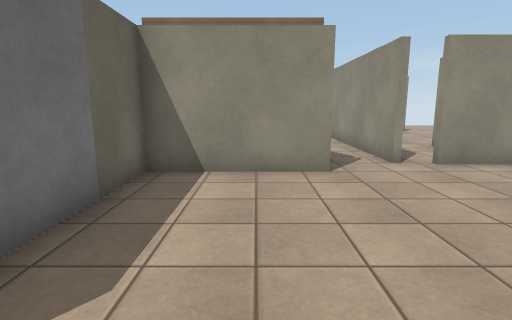
View 1 (above)

23 first-person views from a walk through a Unity game level. The camera is 1.4 m above the floor, tilts 10° down and sees 80° across. The floor is counted in squares, 1 m on a side. Each view is taken from the middle of a square. On the plan, view 1 faces up. The plan holds only what a view shows up to about 14 squares ahead; the rest is blank. Some animated figures are left out. Surface patterns are stand-ins for the level's own textures.

View 2
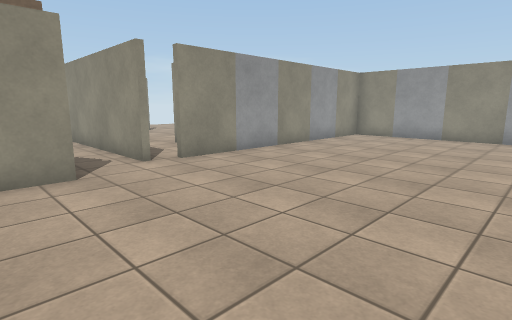

View 3
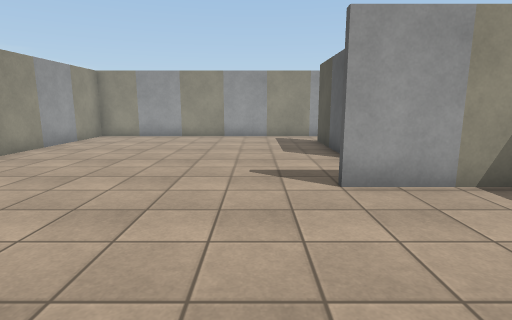

View 4
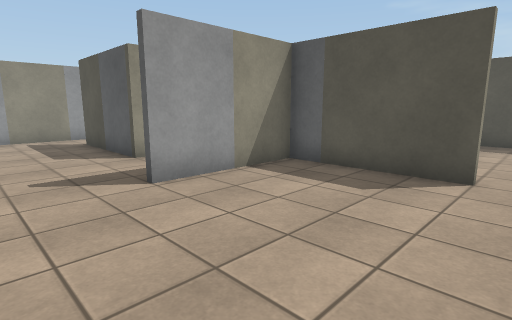

View 5
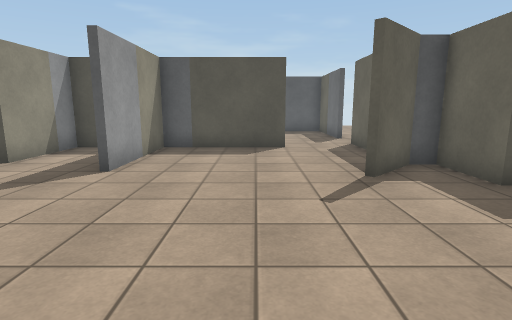

View 6
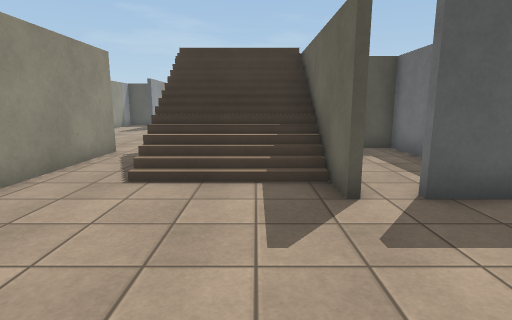

View 7
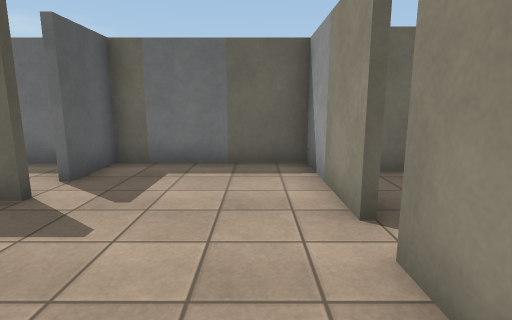

View 8
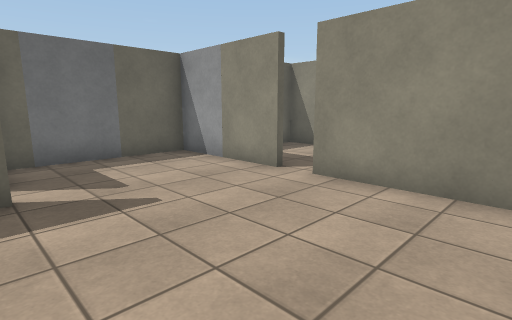

View 9
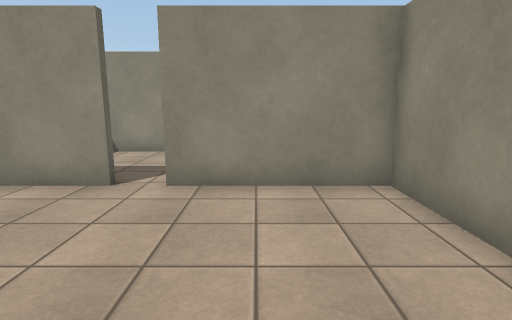

View 10
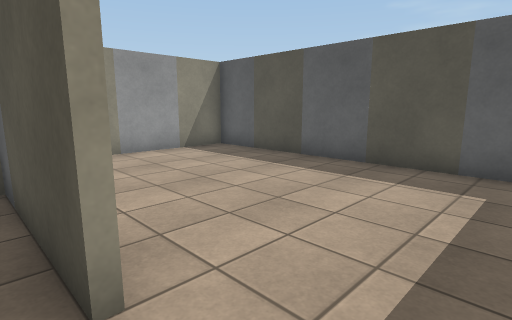

View 11
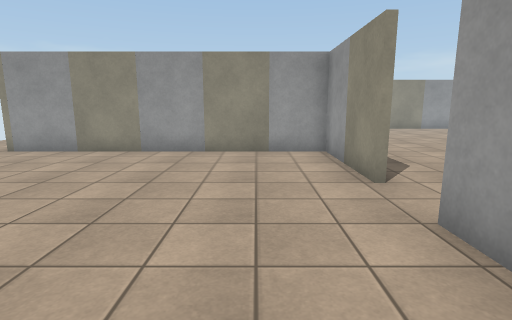

View 12
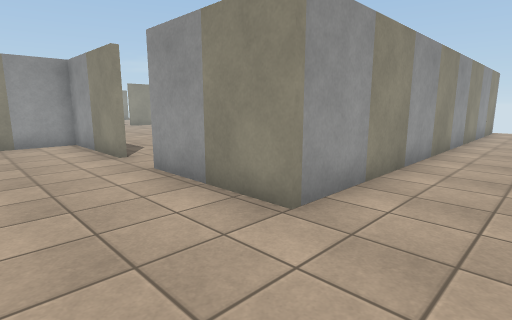

View 13
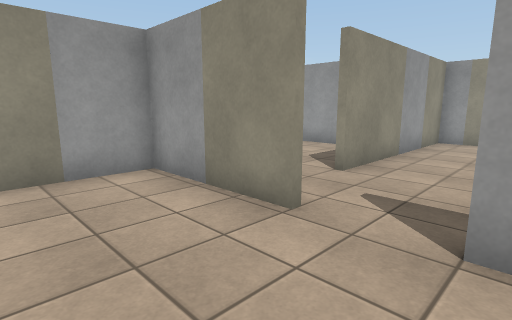

View 14
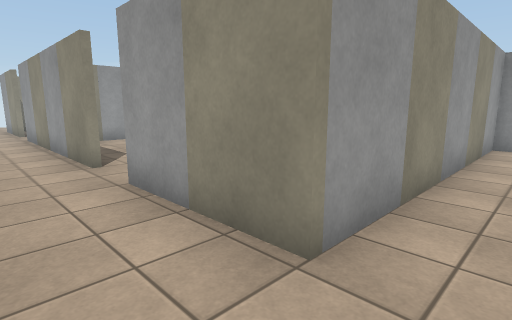

View 15
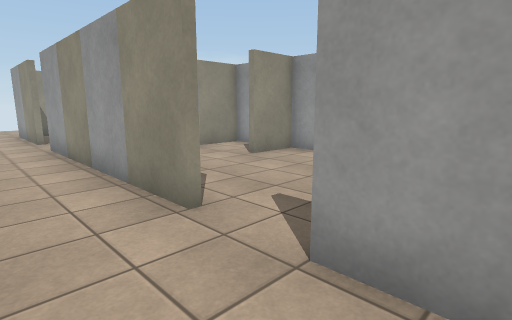

View 16
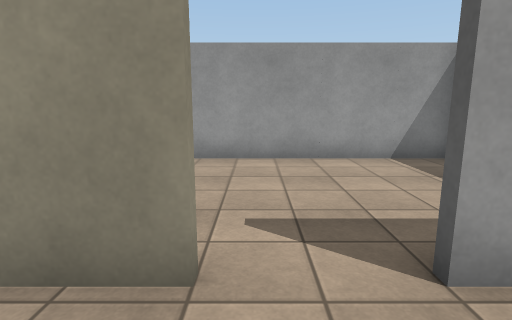

View 17
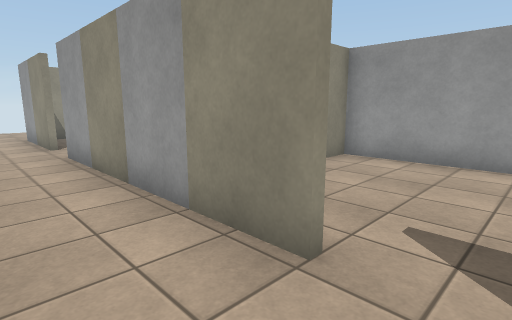

View 18
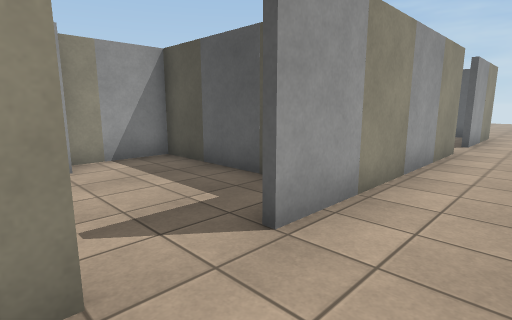

View 19
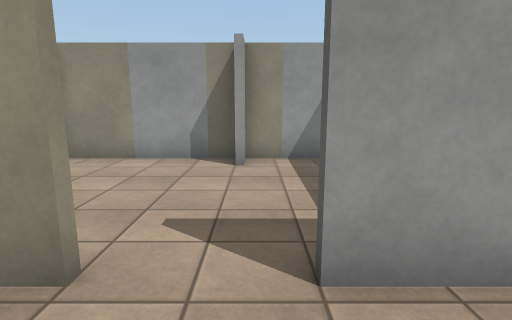

View 20
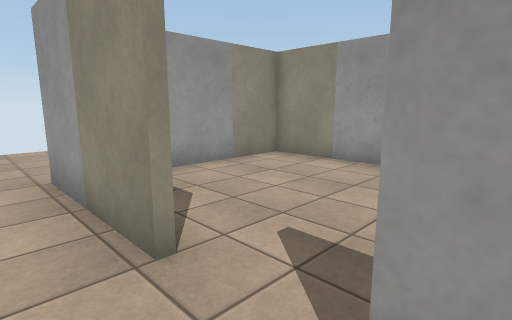

View 21
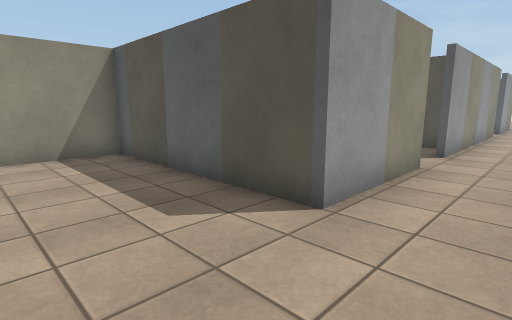

View 22
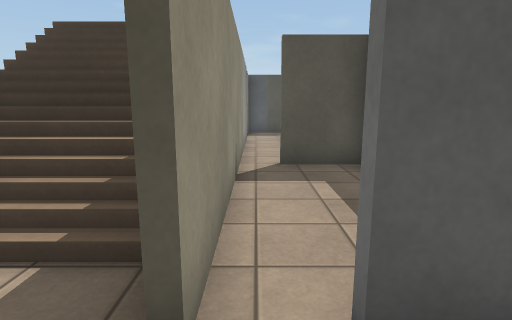

View 23
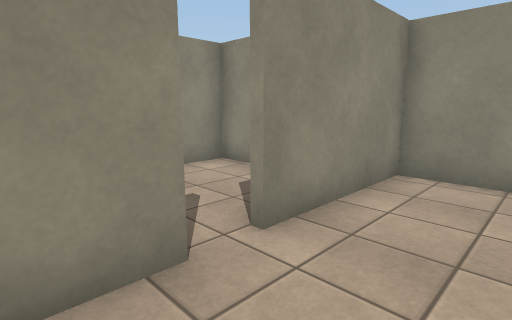

### Floor plan
Points are (right, up) in squares from view 1. A wall is a line through its corners. A room is listed if a view was taken in it or the views show most of it. See-through windows are left out.
Room 1 (views 1, 2, 3, 4, 5, 6, 7, 8, 9, 10, 22, 23)
walls: (3.4, 7.4) (3.4, 17.3) (-0.6, 17.3); (-2.4, 6.5) (-2.4, 2.6); (-2.4, -0.2) (-2.4, -2.3); (-1.7, -2.3) (-0.3, -0.9); (-2.6, 11.5) (-2.6, 12.5); (0.9, -5.5) (5.2, -5.5) (5.2, -1.5); (8.2, -5.5) (8.2, -2.5) (12.5, -2.5); (-1.6, -4.8) (-1.6, -6.6); (-2.4, 12.5) (-2.4, 8.8); (14.2, 7.3) (4.4, 7.3); (14.4, 1.2) (14.4, 5.8); (14.4, -3.1) (14.4, -0.2); (-5.6, 12.5) (-3.5, 12.5); (-1.5, 17.3) (-5.6, 17.3) (-5.6, 12.3)
low walls: (-2.4, 11.5) (-1.5, 11.5)
ways out: opening at (-0.5, -6) to room 4; opening at (-1, 17) to room 7; opening at (-3, 12) to room 8; opening at (-2, 7.5) to room 8; opening at (-2, 0); opening at (13.5, -3)
Room 2 (views 11, 12, 13, 14)
walls: (-1.8, -6.6) (-1.8, -2.4); (-1.8, -2.5) (-11.8, -2.5); (12.6, -12.5) (-1.8, -12.5) (-1.8, -8.5)
ways out: opening at (-13.5, -2) to room 3; opening at (-2, -7.5) to room 4
Room 3 (views 15, 16, 17, 18, 19, 20, 21)
walls: (-11.8, 13.4) (-11.8, 17.5) (-4.8, 17.5) (-4.8, 20.4); (-11.8, 3.4) (-11.8, 11.5); (-11.8, -2.5) (-11.8, 1.5)
ways out: opening at (-13.5, -2) to room 2; opening at (-12, 2.5) to room 5; opening at (-12, 12.5) to room 6
Room 4 (no view inside)
walls: (-1.6, -8.5) (-1.6, -9.1); (-0.5, -12.3) (8.2, -12.3) (8.2, -5.7) (1, -5.7)
ways out: opening at (-0.5, -6) to room 1; opening at (-2, -7.5) to room 2
Room 5 (no view inside)
walls: (-5.6, 6.5) (-7.6, 6.5); (-11, -2.3) (-10.5, -2.3); (-5.8, -2.2) (-5.8, 6.5); (-5.8, 9.3) (-9.8, 9.3)
ways out: opening at (-12, 2.5) to room 3
Room 6 (no view inside)
walls: (-5.8, 12.5) (-5.8, 17.3) (-10.9, 17.3); (-5.6, 12.3) (-6.8, 12.3); (-11.1, 9.5) (-5.8, 9.5); (-5.8, 8.5) (-5.8, 12.3)
ways out: opening at (-12, 12.5) to room 3
Room 7 (no view inside)
walls: (-1.8, 21.5) (-4.6, 21.5) (-4.6, 21); (2.2, 20.4) (2.2, 21.5) (0.9, 21.5); (-4.6, 19.4) (-4.6, 18.6)
ways out: opening at (-1, 17) to room 1
Room 8 (no view inside)
walls: (-2.6, 8.5) (-2.6, 11.5); (-5.6, 11) (-5.6, 6.5); (-5.6, 6.7) (-3.5, 6.7)
ways out: opening at (-3, 12) to room 1; opening at (-2, 7.5) to room 1; opening at (-3, 7)

Where each view was taken, in squares from view 1:
view 1: 0 up, 0 right, facing up
view 2: 0 up, 0 right, facing up-right
view 3: 0 up, 0 right, facing right
view 4: 1 up, 0 right, facing down-right
view 5: 5 up, 2 right, facing down
view 6: 17 up, 1 left, facing down
view 7: 16 up, 2 right, facing left
view 8: 12 up, 3 right, facing up-left
view 9: 12 up, 1 right, facing up
view 10: 5 down, 1 left, facing down-right
view 11: 12 down, 4 left, facing up
view 12: 15 down, 5 left, facing up-right
view 13: 9 down, 5 left, facing up-right
view 14: 4 down, 14 left, facing up-right
view 15: 0 up, 14 left, facing up-right
view 16: 3 up, 14 left, facing right
view 17: 2 up, 14 left, facing up-right
view 18: 14 up, 14 left, facing down-right
view 19: 12 up, 14 left, facing right
view 20: 11 up, 13 left, facing up-right
view 21: 21 up, 14 left, facing down-right
view 22: 14 up, 3 left, facing down
view 23: 15 up, 3 left, facing up-right
